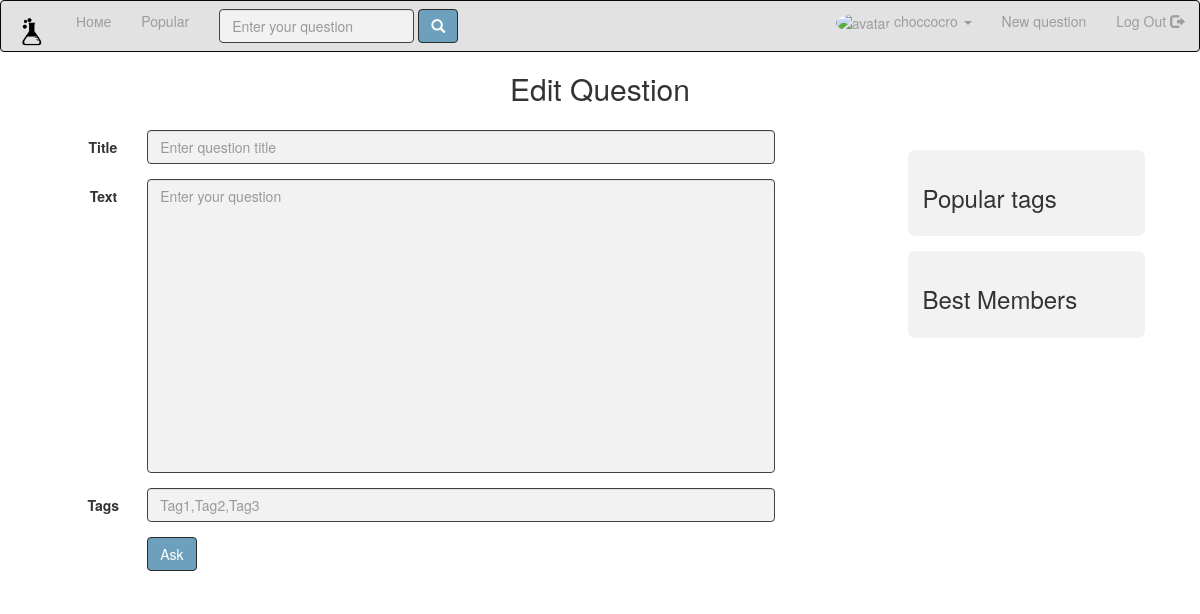
The app's page /ask/ (signed in), older data.
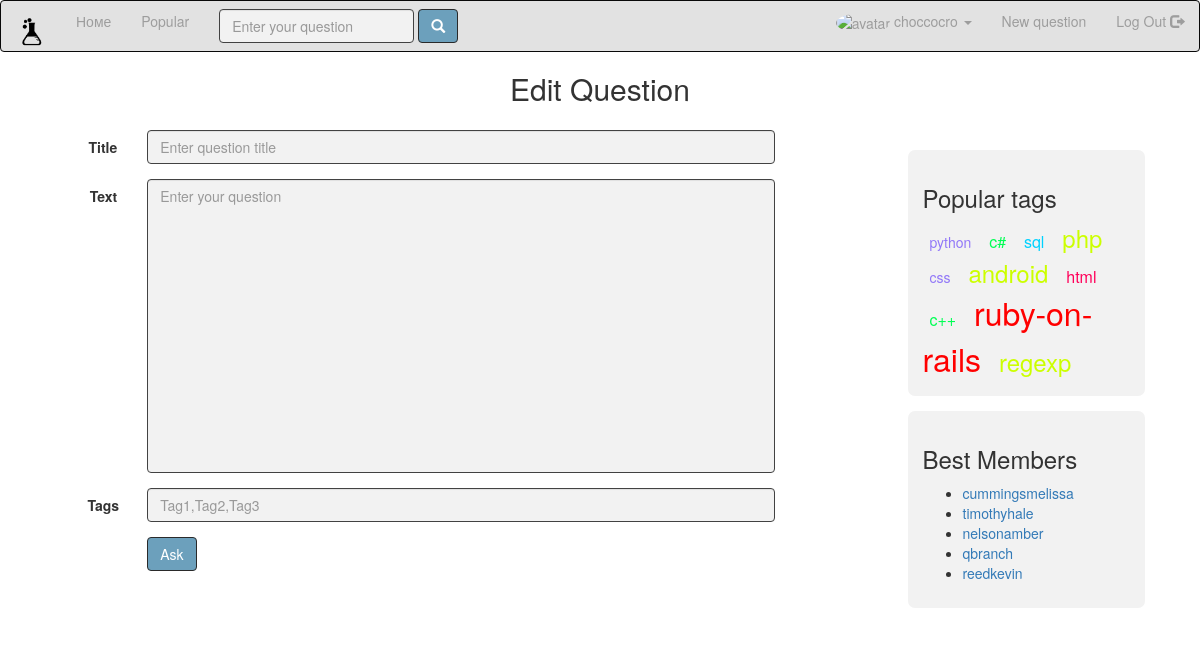
The same page, newer data.
### fl_askapp/models.py (models this page shows, shortened)
class Tag(models.Model):
    class Meta:
        verbose_name = u'Тэг'
        verbose_name_plural = u'Тэги'
    text = models.CharField(max_length=50, verbose_name='Тэг', unique=True)
    style_number = models.IntegerField(default=1, verbose_name=u'Номер')
    objects = TagManager()

class Profile(models.Model):
    class Meta:
        verbose_name = u'Профиль'
        verbose_name_plural = u'Профили'
    user = models.OneToOneField(User, verbose_name=u'Пользователь')
    avatar = models.ImageField(upload_to='uploads', default="uploads/avatar2.jpg")
    information = models.TextField(verbose_name=u'Информация')
    rating = models.IntegerField(default=0, verbose_name=u'Рейтинг')
    objects = ProfileManager()

### fl_askapp/views.py (the view)
# urls.py: url(r'^ask/', views.ask_question, name='ask'),
@login_required
def ask_question(request):
	if request.method == "POST":
		form = QuestionForm(request.POST)
		if form.is_valid():
			q = form.save(request.user, 0)
			return HttpResponseRedirect(reverse('question', kwargs={'id': q.id}))
	else:
		form = QuestionForm()
	return render(request, 'ask.html', {'form': form},)

### fl_askapp/forms.py (shortened to what this page needs)
class QuestionForm(forms.Form):
    title = forms.CharField(
        label='Title',
        widget=forms.TextInput(attrs={'class': 'form-control', 'placeholder': 'Enter question title', }),
        max_length=100
    )
    text = forms.CharField(
        label='Text',
        widget=forms.Textarea(attrs={'class': 'form-control noresize', 'rows': '14', 'placeholder': 'Enter your question',}),
        max_length=100000
    )
    tags = forms.CharField(
        label='Tags',
        widget=forms.TextInput(attrs={'class': 'form-control', 'placeholder': 'Tag1,Tag2,Tag3'}),
        required=False
    )

### fl_askapp/models.py (called while the page is built)
    def best_users(self):
        return self.order_by('-rating')

    def with_question_count(self):
        return self.annotate(questions_count=Count('question'))

    def order_by_question_count(self):
        return self.with_question_count().order_by('-questions_count')

    def get_popular_tags(self):
        return self.order_by_question_count().all()[:10]

### fl_askapp/processors.py (called while the page is built)
def tags(request):
	popular_tags = Tag.objects.get_popular_tags()
	return {'popular_tags' : popular_tags}

def users(request):
    best_users = Profile.objects.best_users()[0:5]
    return {'best_users' : best_users}

### templates/ask.html (shortened to what this page needs)
{% extends "base.html" %}
{% load static %}
{% block pagetitle %}
  {% if new_question %}
  <h2 class="flask_ask-question-section-title"> New Question </h2>
  {% else %}
  <h2 class="flask_ask-question-section-title"> Edit Question </h2>
  {% endif %}
{% endblock %}
  {% block pageContent %}
<form class="form-horizontal" method="post">
  <div class="flask_ask-question-form">
    <div class="form-group {% if form.title.errors %}has-error{% endif %}">
      <label class="col-lg-1 control-label">Title</label>
      <div class = "col-sm-11">
        {{ form.title }}
      </div>
    </div>
    <div class="form-group {% if form.text.errors %}has-error{% endif %}">
      <label class="col-lg-1 control-label">Text</label>
      <div class = "col-sm-11">
        {{ form.text }}
      </div>
    </div>
    <div class="form-group {% if form.tag1.errors %}has-error{% endif %}">
    <label for="tag" class="col-sm-1 control-label">Tags</label>
      <div class="col-sm-11">
        {{ form.tags }}
      </div>
    </div>
    <div class="form-group">
    <div class="col-sm-12 col-sm-offset-1">
      <button type="submit" class="btn btn-dark">Ask</button>
    </div>
  </div>
  </div>
</form>
{% endblock %}

### templates/base.html (shortened to what this page needs)
{% load static %}
<!DOCTYPE html>
<html lang="en">
<head>
  <link href="{% static 'css/bootstrap.min.css' %}" rel="stylesheet">
  <link href="{% static 'css/bootstrap.css' %}" rel="stylesheet">
  <link href="{% static 'css/bootstrap-responsive.css' %}" rel="stylesheet">
  <link href="{% static 'css/flask.css' %}" rel="stylesheet">
</head>
<body>
  {% block navbar%}
  <nav class="navbar navbar-inverse" role="navigation">
    <div class="navbar-header">
      <a class="navbar-brand" href="{% url 'index'%}">
        <img src="{% static 'images/logo.png' %}" alt="Fl ask. Logo." width="30">
      </a>
    </div>
    <div class="collapse navbar-collapse" id="bs-example-navbar-collapse-1">
      <ul class="nav navbar-nav">
        <li><a href="{% url 'index'%}">Номе <span class="sr-only">(current)</span></a></li>
        <li><a href="{% url 'hot_questions'%}">Popular </a></li>
      </ul>
      <form class="navbar-form navbar-left">
        <div class="form-group">
          <input type="text" class="form-control" placeholder="Enter your question">
        </div>
        <button type="submit" class="btn btn-dark"><span class="glyphicon glyphicon-search"></span></button>
      </form>
    {% if request.user.is_authenticated %}
      {% block navbarUserLogged %}
      <ul class="nav navbar-nav navbar-right">
        <li class="dropdown">
          <a href="#" class="dropdown-toggle" data-toggle="dropdown" role="button" aria-haspopup="true" aria-expanded="false">
            <img src="/{{ request.user.profile.avatar.url }}" width="30" class="img-circle" alt="avatar">
            {{request.user}} <span class="caret"></span>
          </a>
        </li>
        <li><a href="{% url 'ask'%}">New question</a></li>
        <li><a href="{% url 'logout'%}?continue={{ request.path }}">Log Out <span class="glyphicon glyphicon-log-out"></span></a></li>
      </ul>
      {% endblock %}
    {% endif %}
    </div>
  </nav>
  {% endblock %}
  {% block pagetitle %}
  {% endblock %}
  {% block page %}
  <div class="row">
    <div class="col-sm-7 col-sm-offset-1">
      {% block pageContent %}
      {% endblock %}
    </div>
    {%block sidebar%}
    <div class="col-sm-3  col-sm-offset-1 flask__right-block">
      {% block populartags %}
      <div class="flask__right-block_popular-tags">
        <h3>Popular tags</h3>
        {% for tag in popular_tags %}
          <a href="{% url 'tag' tag.text %}" id="Number{{ tag.style_number }}">{{ tag.text }}</a>
        {% endfor %}
      </div>
      {% endblock %}
      {% block bestmembers %}
      <div class="flask__right-block_best-members">
        <h3>Best Members</h3>
        <ul>
          {% for user in best_users %}
          <li><a href="{% url 'profile' user.user.username %}">{{ user.user.username }}</a></li>
          {% endfor %}
        </ul>
      </div>
      {% endblock %}
    </div>
    {% endblock %}
</div>
{% endblock %}
</body>
</html>

### static/css/flask.css (style rules this page uses)
.navbar-inverse { background-color: #e2e2e2; }
.row { margin-right: 0px; }
.nav > li > a { position: relative; display: block; padding: 10px 15px; }
.flask_ask-question-section-title { text-align: center; }
.flask__right-block { margin-top: 35px; }
.flask__right-block_popular-tags { border-radius: 7px; border: 3px; border-color: #81f681; background-color: #f2f2f2; padding: 15px; margin-right: 40px; margin-bottom: 15px; }
.flask__right-block_popular-tags > a { padding: 7px; }
#Number1 { color: #f00; font-size: xx-large; }
#Number3 { color: #cf0; font-size: x-large; }
#Number5 { color: #00d2ff; font-size: medium; }
#Number6 { color: #00ff54; font-size: medium; }
#Number7 { color: #ff005a; font-size: medium; }
#Number8 { color: #9177f8; }
.noresize { resize: none; }
.flask__right-block_best-members { border-radius: 7px; border: 3px; border-color: #81f681; background-color: #f2f2f2; padding: 15px; margin-right: 40px; margin-bottom: 15px; }
body { background-color: #ffffff; }
.flask_ask-question-form { margin-top: 15px; }
.btn-dark { color: #fff; background-color: #6ca0bc; border-color: #2a2a2a; }
.form-control { color: #555555; background-color: #f2f2f2; border-color: #424242; }

Row changes from the older to the newer data that the page shows:
added Tag: text "python", style_number 8 (drawn)
added Tag: text "c#", style_number 6 (drawn)
added Tag: text "sql", style_number 5 (drawn)
added Tag: text "php"
added Tag: text "css", style_number 8 (drawn)
added Tag: text "android"
added Tag: text "html", style_number 7 (drawn)
added Tag: text "c++", style_number 6 (drawn)
added Tag: text "ruby-on-rails", style_number 1 (drawn)
added Tag: text "regexp"
added Profile: user.username "cummingsmelissa"
added Profile: user.username "timothyhale"
added Profile: user.username "nelsonamber"
added Profile: user.username "qbranch"
added Profile: user.username "reedkevin"
